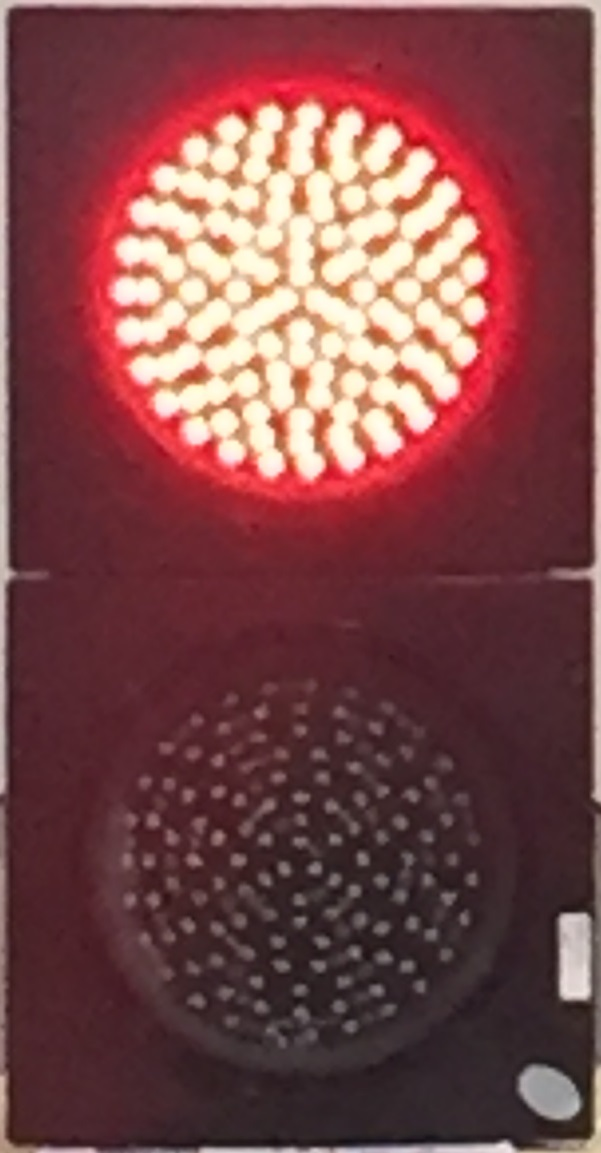
#> input picture 1126_detectTrafficLight/traffic_light_images/test/try/IMG_4630.JPG, 601 x 1153 px; its folder holds 3 pictures in this run
$ python test.py
#> lines starting #> are read from the running program, lines starting #| are printed output that depends on the picture
# -*- coding: utf-8 -*-
"""
Created on Mon Dec  3 18:20:44 2018

@author: asus
"""
import matplotlib.image as mpimg
import cv2
import numpy as np
import os
import glob

def standardize_input(image):    # 将所有图片的尺寸全部变换为32x32
    ## TODO: Resize image and pre-process so that all "standard" images are the same size
    standard_im = np.copy(image)
    standard_im = cv2.resize(standard_im,(32,32))
    return standard_im

def crop_image(image):
    row_crop = 4
    col_crop = 7
    return image[row_crop:-row_crop,col_crop:-col_crop,:]

def create_feature(rgb_image):    # 输入RGB图像后，获取输出
    #blur_image = cv2.medianBlur(rgb_image,3)
    croped_image = crop_image(rgb_image)
    hsv = cv2.cvtColor(croped_image, cv2.COLOR_RGB2HSV)

    H = hsv[:,:,0]
    S = hsv[:,:,1]
    V = hsv[:,:,2]

    red_y = 0
    green_y = 0
    yellow_y = 0

    # 统计24x18的图在HSV空间中三个色彩维度在一定范围内的像素点数量
    for i in range(24):    #24列
        red_y += sum( ( (H[i] <= 8) | ((H[i]>=160) & (H[i] <= 180))) & ( S[i] >=43 ) & (V[i] >= 46))
        green_y += sum(( (H[i] >= 85)&(H[i] <= 110) ) & (S[i] >=43) & (V[i] >= 46))
        yellow_y += sum((H[i] <= 25) & (S[i] >= 43) & (V[i] >= 45))

    if((red_y > green_y) and (red_y>yellow_y)):    # 红灯
               return[1,0,0]
    if((green_y>red_y) and (green_y > yellow_y)):    # 绿灯
               return [0,0,1]
    if((yellow_y > red_y) and (yellow_y > green_y)):    # 黄灯
               return [0,1,0]
    return [1,0,0]

def estimate_label(rgb_image):    # 输入RGB图像后，获取对应的预测输出
    ## TODO: Extract feature(s) from the RGB image and use those features to
    ## classify the image and output a one-hot encoded label
    predicted_label = create_feature(rgb_image)

    return predicted_label

image_dir = "traffic_light_images/test/"    # 载入测试数据

im = []
for file in glob.glob(os.path.join(image_dir, "try", "*")):
    im.append(mpimg.imread(file))

standard_image=[]
for image in im:
    standard_image.append(standardize_input(image))
#> this loop made 3 passes
#> pass 1, in standardize_input, `standard_im = cv2.resize(standard_im,(32,32))`:
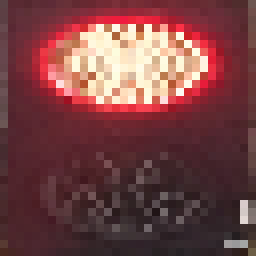
#> standard_im: shape (32, 32, 3) (shown 8 times larger); mean R, G, B 118.8, 67.2, 68.5
#> pass 2, in standardize_input (call 2), `standard_im = cv2.resize(standard_im,(32,32))`:
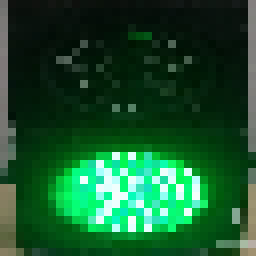
#> standard_im: shape (32, 32, 3) (shown 8 times larger); mean R, G, B 24.5, 83.7, 44.6
#> pass 3, in standardize_input (call 3), `standard_im = cv2.resize(standard_im,(32,32))`:
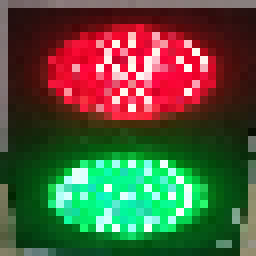
#> standard_im: shape (32, 32, 3) (shown 8 times larger); mean R, G, B 84.2, 86.5, 58.9
#> after the loop, standard_image = 3 items

#plt.imshow(standard_image)
for image in standard_image:
    predicted_label=estimate_label(image)
    print(predicted_label)
#> this loop made 3 passes
#> predicted_label on passes 1 to 3: [1, 0, 0], [0, 0, 1], [1, 0, 0]
#| [1, 0, 0]
#| [0, 0, 1]
#| [1, 0, 0]
